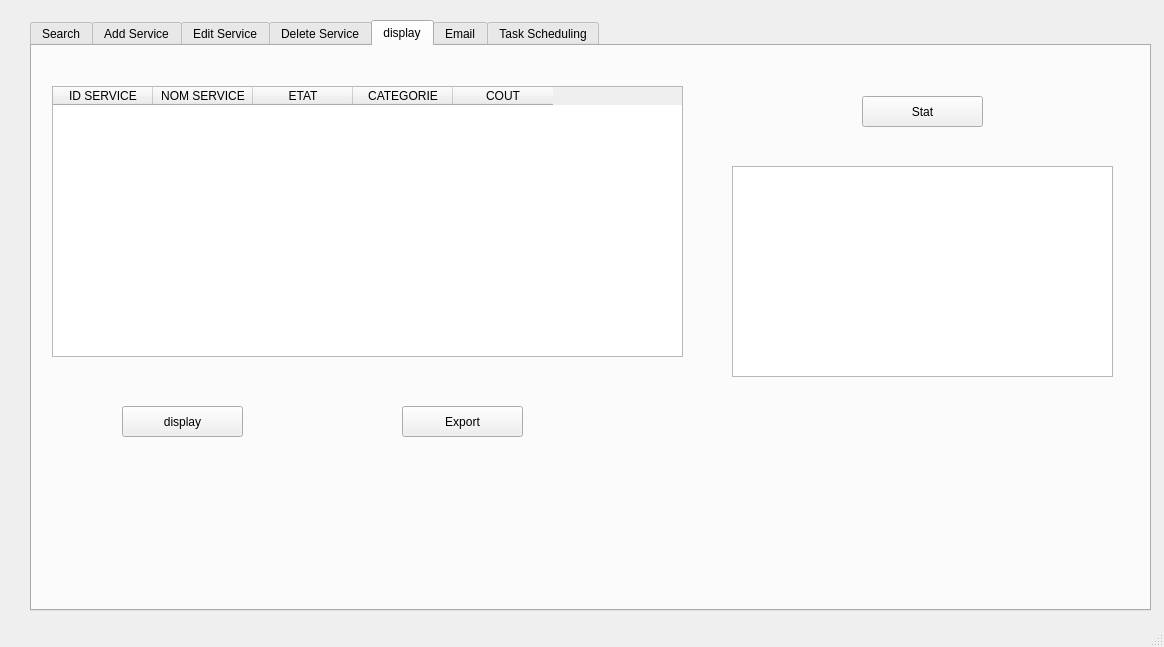
<?xml version="1.0" encoding="UTF-8"?>
<ui version="4.0">
 <class>mainservice</class>
 <widget class="QMainWindow" name="mainservice">
  <property name="geometry">
   <rect>
    <x>0</x>
    <y>0</y>
    <width>1164</width>
    <height>647</height>
   </rect>
  </property>
  <property name="windowTitle">
   <string>mainservice</string>
  </property>
  <widget class="QWidget" name="centralwidget">
   <widget class="QTabWidget" name="tabWidget">
    <property name="geometry">
     <rect>
      <x>30</x>
      <y>20</y>
      <width>1121</width>
      <height>591</height>
     </rect>
    </property>
    <property name="currentIndex">
     <number>4</number>
    </property>
    <widget class="QWidget" name="tab_6">
     <attribute name="title">
      <string>Search</string>
     </attribute>
     <widget class="QLineEdit" name="lineEdit_sr">
      <property name="geometry">
       <rect>
        <x>250</x>
        <y>40</y>
        <width>221</width>
        <height>28</height>
       </rect>
      </property>
     </widget>
     <widget class="QLabel" name="label">
      <property name="geometry">
       <rect>
        <x>90</x>
        <y>40</y>
        <width>121</width>
        <height>21</height>
       </rect>
      </property>
      <property name="sizePolicy">
       <sizepolicy hsizetype="Preferred" vsizetype="Preferred">
        <horstretch>5</horstretch>
        <verstretch>0</verstretch>
       </sizepolicy>
      </property>
      <property name="font">
       <font>
        <pointsize>11</pointsize>
        <bold>true</bold>
       </font>
      </property>
      <property name="text">
       <string>Serivce ID :</string>
      </property>
     </widget>
     <widget class="QPushButton" name="pushButton_afficher">
      <property name="geometry">
       <rect>
        <x>560</x>
        <y>40</y>
        <width>121</width>
        <height>31</height>
       </rect>
      </property>
      <property name="text">
       <string>Search</string>
      </property>
     </widget>
     <widget class="QTableWidget" name="tableWidget">
      <property name="geometry">
       <rect>
        <x>60</x>
        <y>150</y>
        <width>631</width>
        <height>271</height>
       </rect>
      </property>
      <column>
       <property name="text">
        <string>ID SERVICE</string>
       </property>
      </column>
      <column>
       <property name="text">
        <string>NOM SERVICE</string>
       </property>
      </column>
      <column>
       <property name="text">
        <string>ETAT</string>
       </property>
      </column>
      <column>
       <property name="text">
        <string>CATEGORIE</string>
       </property>
      </column>
      <column>
       <property name="text">
        <string>COUT</string>
       </property>
      </column>
     </widget>
    </widget>
    <widget class="QWidget" name="tab_3">
     <attribute name="title">
      <string>Add Service</string>
     </attribute>
     <widget class="QLabel" name="label_2">
      <property name="geometry">
       <rect>
        <x>70</x>
        <y>50</y>
        <width>121</width>
        <height>21</height>
       </rect>
      </property>
      <property name="sizePolicy">
       <sizepolicy hsizetype="Preferred" vsizetype="Preferred">
        <horstretch>5</horstretch>
        <verstretch>0</verstretch>
       </sizepolicy>
      </property>
      <property name="font">
       <font>
        <pointsize>11</pointsize>
        <bold>true</bold>
       </font>
      </property>
      <property name="text">
       <string>Serivce ID :</string>
      </property>
     </widget>
     <widget class="QLabel" name="label_3">
      <property name="geometry">
       <rect>
        <x>70</x>
        <y>110</y>
        <width>141</width>
        <height>21</height>
       </rect>
      </property>
      <property name="sizePolicy">
       <sizepolicy hsizetype="Preferred" vsizetype="Preferred">
        <horstretch>5</horstretch>
        <verstretch>0</verstretch>
       </sizepolicy>
      </property>
      <property name="font">
       <font>
        <pointsize>11</pointsize>
        <bold>true</bold>
       </font>
      </property>
      <property name="text">
       <string>NOM SERVICE :</string>
      </property>
     </widget>
     <widget class="QLabel" name="label_4">
      <property name="geometry">
       <rect>
        <x>70</x>
        <y>160</y>
        <width>121</width>
        <height>21</height>
       </rect>
      </property>
      <property name="sizePolicy">
       <sizepolicy hsizetype="Preferred" vsizetype="Preferred">
        <horstretch>5</horstretch>
        <verstretch>0</verstretch>
       </sizepolicy>
      </property>
      <property name="font">
       <font>
        <pointsize>11</pointsize>
        <bold>true</bold>
       </font>
      </property>
      <property name="text">
       <string>ETAT :</string>
      </property>
     </widget>
     <widget class="QLabel" name="label_5">
      <property name="geometry">
       <rect>
        <x>70</x>
        <y>230</y>
        <width>121</width>
        <height>21</height>
       </rect>
      </property>
      <property name="sizePolicy">
       <sizepolicy hsizetype="Preferred" vsizetype="Preferred">
        <horstretch>5</horstretch>
        <verstretch>0</verstretch>
       </sizepolicy>
      </property>
      <property name="font">
       <font>
        <pointsize>11</pointsize>
        <bold>true</bold>
       </font>
      </property>
      <property name="text">
       <string>CATEGORIE :</string>
      </property>
     </widget>
     <widget class="QLabel" name="label_6">
      <property name="geometry">
       <rect>
        <x>70</x>
        <y>300</y>
        <width>121</width>
        <height>21</height>
       </rect>
      </property>
      <property name="sizePolicy">
       <sizepolicy hsizetype="Preferred" vsizetype="Preferred">
        <horstretch>5</horstretch>
        <verstretch>0</verstretch>
       </sizepolicy>
      </property>
      <property name="font">
       <font>
        <pointsize>11</pointsize>
        <bold>true</bold>
       </font>
      </property>
      <property name="text">
       <string>COUT :</string>
      </property>
     </widget>
     <widget class="QLineEdit" name="lineEdit_id">
      <property name="geometry">
       <rect>
        <x>300</x>
        <y>50</y>
        <width>221</width>
        <height>28</height>
       </rect>
      </property>
     </widget>
     <widget class="QLineEdit" name="lineEdit_nom">
      <property name="geometry">
       <rect>
        <x>300</x>
        <y>110</y>
        <width>221</width>
        <height>28</height>
       </rect>
      </property>
     </widget>
     <widget class="QLineEdit" name="lineEdit_etat">
      <property name="geometry">
       <rect>
        <x>300</x>
        <y>160</y>
        <width>221</width>
        <height>28</height>
       </rect>
      </property>
     </widget>
     <widget class="QLineEdit" name="lineEdit_categorie">
      <property name="geometry">
       <rect>
        <x>300</x>
        <y>230</y>
        <width>221</width>
        <height>28</height>
       </rect>
      </property>
     </widget>
     <widget class="QLineEdit" name="lineEdit_cout">
      <property name="geometry">
       <rect>
        <x>300</x>
        <y>300</y>
        <width>221</width>
        <height>28</height>
       </rect>
      </property>
     </widget>
     <widget class="QPushButton" name="pushButton_ajouter">
      <property name="geometry">
       <rect>
        <x>640</x>
        <y>400</y>
        <width>86</width>
        <height>29</height>
       </rect>
      </property>
      <property name="text">
       <string>ADD</string>
      </property>
     </widget>
    </widget>
    <widget class="QWidget" name="tab_4">
     <attribute name="title">
      <string>Edit Service</string>
     </attribute>
     <widget class="QLabel" name="label_7">
      <property name="geometry">
       <rect>
        <x>160</x>
        <y>60</y>
        <width>121</width>
        <height>21</height>
       </rect>
      </property>
      <property name="sizePolicy">
       <sizepolicy hsizetype="Preferred" vsizetype="Preferred">
        <horstretch>5</horstretch>
        <verstretch>0</verstretch>
       </sizepolicy>
      </property>
      <property name="font">
       <font>
        <pointsize>11</pointsize>
        <bold>true</bold>
       </font>
      </property>
      <property name="text">
       <string>Serivce ID :</string>
      </property>
     </widget>
     <widget class="QLineEdit" name="lineEdit_id_ed">
      <property name="geometry">
       <rect>
        <x>360</x>
        <y>60</y>
        <width>221</width>
        <height>28</height>
       </rect>
      </property>
     </widget>
     <widget class="QLabel" name="label_8">
      <property name="geometry">
       <rect>
        <x>70</x>
        <y>160</y>
        <width>121</width>
        <height>21</height>
       </rect>
      </property>
      <property name="sizePolicy">
       <sizepolicy hsizetype="Preferred" vsizetype="Preferred">
        <horstretch>5</horstretch>
        <verstretch>0</verstretch>
       </sizepolicy>
      </property>
      <property name="font">
       <font>
        <pointsize>11</pointsize>
        <bold>true</bold>
       </font>
      </property>
      <property name="text">
       <string>ETAT :</string>
      </property>
     </widget>
     <widget class="QLineEdit" name="lineEdit__etat_ed">
      <property name="geometry">
       <rect>
        <x>280</x>
        <y>160</y>
        <width>221</width>
        <height>28</height>
       </rect>
      </property>
     </widget>
     <widget class="QLineEdit" name="lineEdit_cout_ed">
      <property name="geometry">
       <rect>
        <x>280</x>
        <y>270</y>
        <width>221</width>
        <height>28</height>
       </rect>
      </property>
     </widget>
     <widget class="QLabel" name="label_10">
      <property name="geometry">
       <rect>
        <x>70</x>
        <y>270</y>
        <width>121</width>
        <height>21</height>
       </rect>
      </property>
      <property name="sizePolicy">
       <sizepolicy hsizetype="Preferred" vsizetype="Preferred">
        <horstretch>5</horstretch>
        <verstretch>0</verstretch>
       </sizepolicy>
      </property>
      <property name="font">
       <font>
        <pointsize>11</pointsize>
        <bold>true</bold>
       </font>
      </property>
      <property name="text">
       <string>COUT :</string>
      </property>
     </widget>
     <widget class="QPushButton" name="pushButton_edit">
      <property name="geometry">
       <rect>
        <x>590</x>
        <y>200</y>
        <width>121</width>
        <height>31</height>
       </rect>
      </property>
      <property name="text">
       <string>EDIT</string>
      </property>
     </widget>
    </widget>
    <widget class="QWidget" name="tab_5">
     <attribute name="title">
      <string>Delete Service</string>
     </attribute>
     <widget class="QLabel" name="label_9">
      <property name="geometry">
       <rect>
        <x>170</x>
        <y>140</y>
        <width>121</width>
        <height>21</height>
       </rect>
      </property>
      <property name="sizePolicy">
       <sizepolicy hsizetype="Preferred" vsizetype="Preferred">
        <horstretch>5</horstretch>
        <verstretch>0</verstretch>
       </sizepolicy>
      </property>
      <property name="font">
       <font>
        <pointsize>11</pointsize>
        <bold>true</bold>
       </font>
      </property>
      <property name="text">
       <string>Serivce ID :</string>
      </property>
     </widget>
     <widget class="QLineEdit" name="lineEdit_idSP">
      <property name="geometry">
       <rect>
        <x>370</x>
        <y>140</y>
        <width>221</width>
        <height>28</height>
       </rect>
      </property>
     </widget>
     <widget class="QPushButton" name="pushButton_supprimer">
      <property name="geometry">
       <rect>
        <x>330</x>
        <y>280</y>
        <width>121</width>
        <height>31</height>
       </rect>
      </property>
      <property name="text">
       <string>DELETE</string>
      </property>
     </widget>
    </widget>
    <widget class="QWidget" name="tab">
     <attribute name="title">
      <string>display</string>
     </attribute>
     <widget class="QTableWidget" name="tableWidget_2">
      <property name="geometry">
       <rect>
        <x>20</x>
        <y>40</y>
        <width>631</width>
        <height>271</height>
       </rect>
      </property>
      <column>
       <property name="text">
        <string>ID SERVICE</string>
       </property>
      </column>
      <column>
       <property name="text">
        <string>NOM SERVICE</string>
       </property>
      </column>
      <column>
       <property name="text">
        <string>ETAT</string>
       </property>
      </column>
      <column>
       <property name="text">
        <string>CATEGORIE</string>
       </property>
      </column>
      <column>
       <property name="text">
        <string>COUT</string>
       </property>
      </column>
     </widget>
     <widget class="QPushButton" name="pushButton_display">
      <property name="geometry">
       <rect>
        <x>90</x>
        <y>360</y>
        <width>121</width>
        <height>31</height>
       </rect>
      </property>
      <property name="text">
       <string>display</string>
      </property>
     </widget>
     <widget class="QPushButton" name="pushButton_exportpdf">
      <property name="geometry">
       <rect>
        <x>370</x>
        <y>360</y>
        <width>121</width>
        <height>31</height>
       </rect>
      </property>
      <property name="text">
       <string>Export</string>
      </property>
     </widget>
     <widget class="QPushButton" name="pushButton_Stat">
      <property name="geometry">
       <rect>
        <x>830</x>
        <y>50</y>
        <width>121</width>
        <height>31</height>
       </rect>
      </property>
      <property name="text">
       <string>Stat</string>
      </property>
     </widget>
     <widget class="QTableView" name="tableView_stat">
      <property name="geometry">
       <rect>
        <x>700</x>
        <y>120</y>
        <width>381</width>
        <height>211</height>
       </rect>
      </property>
     </widget>
    </widget>
    <widget class="QWidget" name="tab_2">
     <attribute name="title">
      <string>Email</string>
     </attribute>
     <widget class="QPushButton" name="DeliveryConfirmation">
      <property name="geometry">
       <rect>
        <x>942</x>
        <y>20</y>
        <width>161</width>
        <height>29</height>
       </rect>
      </property>
      <property name="text">
       <string>Delivery Confirmation</string>
      </property>
     </widget>
     <widget class="QPushButton" name="btnRoomCleaned">
      <property name="geometry">
       <rect>
        <x>10</x>
        <y>20</y>
        <width>131</width>
        <height>29</height>
       </rect>
      </property>
      <property name="text">
       <string>Room Cleaned</string>
      </property>
     </widget>
     <widget class="QPushButton" name="InventoryAlert">
      <property name="geometry">
       <rect>
        <x>770</x>
        <y>20</y>
        <width>141</width>
        <height>29</height>
       </rect>
      </property>
      <property name="text">
       <string>Inventory Alert</string>
      </property>
     </widget>
     <widget class="QPushButton" name="DealsPromotions">
      <property name="geometry">
       <rect>
        <x>190</x>
        <y>20</y>
        <width>131</width>
        <height>29</height>
       </rect>
      </property>
      <property name="text">
       <string>Deals Promotions</string>
      </property>
     </widget>
     <widget class="QPushButton" name="DealsPromotions_2">
      <property name="geometry">
       <rect>
        <x>570</x>
        <y>20</y>
        <width>131</width>
        <height>29</height>
       </rect>
      </property>
      <property name="text">
       <string>Deals Promotions</string>
      </property>
     </widget>
     <widget class="QPushButton" name="ShiftNotifications">
      <property name="geometry">
       <rect>
        <x>370</x>
        <y>20</y>
        <width>141</width>
        <height>29</height>
       </rect>
      </property>
      <property name="text">
       <string>Shift Notifications</string>
      </property>
     </widget>
     <widget class="QLineEdit" name="lineEdit_subject">
      <property name="geometry">
       <rect>
        <x>340</x>
        <y>160</y>
        <width>431</width>
        <height>31</height>
       </rect>
      </property>
     </widget>
     <widget class="QLineEdit" name="lineEdit_recipient">
      <property name="geometry">
       <rect>
        <x>340</x>
        <y>100</y>
        <width>431</width>
        <height>28</height>
       </rect>
      </property>
     </widget>
     <widget class="QLabel" name="label_11">
      <property name="geometry">
       <rect>
        <x>240</x>
        <y>100</y>
        <width>91</width>
        <height>21</height>
       </rect>
      </property>
      <property name="sizePolicy">
       <sizepolicy hsizetype="Preferred" vsizetype="Preferred">
        <horstretch>5</horstretch>
        <verstretch>0</verstretch>
       </sizepolicy>
      </property>
      <property name="font">
       <font>
        <pointsize>11</pointsize>
        <bold>true</bold>
       </font>
      </property>
      <property name="text">
       <string>Recipients</string>
      </property>
     </widget>
     <widget class="QLabel" name="label_12">
      <property name="geometry">
       <rect>
        <x>240</x>
        <y>170</y>
        <width>71</width>
        <height>21</height>
       </rect>
      </property>
      <property name="sizePolicy">
       <sizepolicy hsizetype="Preferred" vsizetype="Preferred">
        <horstretch>5</horstretch>
        <verstretch>0</verstretch>
       </sizepolicy>
      </property>
      <property name="font">
       <font>
        <pointsize>11</pointsize>
        <bold>true</bold>
       </font>
      </property>
      <property name="text">
       <string>Subject</string>
      </property>
     </widget>
     <widget class="QLabel" name="label_13">
      <property name="geometry">
       <rect>
        <x>240</x>
        <y>220</y>
        <width>61</width>
        <height>21</height>
       </rect>
      </property>
      <property name="sizePolicy">
       <sizepolicy hsizetype="Preferred" vsizetype="Preferred">
        <horstretch>5</horstretch>
        <verstretch>0</verstretch>
       </sizepolicy>
      </property>
      <property name="font">
       <font>
        <pointsize>11</pointsize>
        <bold>true</bold>
       </font>
      </property>
      <property name="text">
       <string>Body</string>
      </property>
     </widget>
     <widget class="QPushButton" name="pushButton_sendEmail">
      <property name="geometry">
       <rect>
        <x>930</x>
        <y>450</y>
        <width>83</width>
        <height>29</height>
       </rect>
      </property>
      <property name="text">
       <string>send</string>
      </property>
     </widget>
     <widget class="QTextEdit" name="textEdit">
      <property name="geometry">
       <rect>
        <x>340</x>
        <y>230</y>
        <width>431</width>
        <height>271</height>
       </rect>
      </property>
     </widget>
    </widget>
    <widget class="QWidget" name="tab_7">
     <attribute name="title">
      <string>Task Scheduling</string>
     </attribute>
     <widget class="QCalendarWidget" name="calendarWidget">
      <property name="geometry">
       <rect>
        <x>10</x>
        <y>10</y>
        <width>581</width>
        <height>521</height>
       </rect>
      </property>
     </widget>
     <widget class="QLineEdit" name="lineEdit_eventName">
      <property name="geometry">
       <rect>
        <x>730</x>
        <y>40</y>
        <width>221</width>
        <height>28</height>
       </rect>
      </property>
     </widget>
     <widget class="QTextEdit" name="textEdit_description">
      <property name="geometry">
       <rect>
        <x>730</x>
        <y>90</y>
        <width>221</width>
        <height>131</height>
       </rect>
      </property>
     </widget>
     <widget class="QLabel" name="label_14">
      <property name="geometry">
       <rect>
        <x>780</x>
        <y>10</y>
        <width>121</width>
        <height>21</height>
       </rect>
      </property>
      <property name="sizePolicy">
       <sizepolicy hsizetype="Preferred" vsizetype="Preferred">
        <horstretch>5</horstretch>
        <verstretch>0</verstretch>
       </sizepolicy>
      </property>
      <property name="font">
       <font>
        <pointsize>11</pointsize>
        <bold>true</bold>
       </font>
      </property>
      <property name="text">
       <string>Add Event </string>
      </property>
     </widget>
     <widget class="QLabel" name="label_15">
      <property name="geometry">
       <rect>
        <x>600</x>
        <y>40</y>
        <width>121</width>
        <height>21</height>
       </rect>
      </property>
      <property name="sizePolicy">
       <sizepolicy hsizetype="Preferred" vsizetype="Preferred">
        <horstretch>5</horstretch>
        <verstretch>0</verstretch>
       </sizepolicy>
      </property>
      <property name="font">
       <font>
        <pointsize>11</pointsize>
        <bold>true</bold>
       </font>
      </property>
      <property name="text">
       <string>Event Name</string>
      </property>
     </widget>
     <widget class="QLabel" name="label_16">
      <property name="geometry">
       <rect>
        <x>600</x>
        <y>130</y>
        <width>121</width>
        <height>21</height>
       </rect>
      </property>
      <property name="sizePolicy">
       <sizepolicy hsizetype="Preferred" vsizetype="Preferred">
        <horstretch>5</horstretch>
        <verstretch>0</verstretch>
       </sizepolicy>
      </property>
      <property name="font">
       <font>
        <pointsize>11</pointsize>
        <bold>true</bold>
       </font>
      </property>
      <property name="text">
       <string>Description</string>
      </property>
     </widget>
     <widget class="QLabel" name="label_17">
      <property name="geometry">
       <rect>
        <x>780</x>
        <y>230</y>
        <width>121</width>
        <height>21</height>
       </rect>
      </property>
      <property name="sizePolicy">
       <sizepolicy hsizetype="Preferred" vsizetype="Preferred">
        <horstretch>5</horstretch>
        <verstretch>0</verstretch>
       </sizepolicy>
      </property>
      <property name="font">
       <font>
        <pointsize>11</pointsize>
        <bold>true</bold>
       </font>
      </property>
      <property name="text">
       <string>Search Event </string>
      </property>
     </widget>
     <widget class="QLineEdit" name="lineEdit_search">
      <property name="geometry">
       <rect>
        <x>640</x>
        <y>270</y>
        <width>221</width>
        <height>28</height>
       </rect>
      </property>
     </widget>
     <widget class="QPushButton" name="searchevent">
      <property name="geometry">
       <rect>
        <x>890</x>
        <y>270</y>
        <width>121</width>
        <height>31</height>
       </rect>
      </property>
      <property name="text">
       <string>Search</string>
      </property>
     </widget>
     <widget class="QTextEdit" name="textEdit_eventDetails">
      <property name="geometry">
       <rect>
        <x>670</x>
        <y>350</y>
        <width>351</width>
        <height>181</height>
       </rect>
      </property>
     </widget>
     <widget class="QLabel" name="label_18">
      <property name="geometry">
       <rect>
        <x>810</x>
        <y>320</y>
        <width>61</width>
        <height>21</height>
       </rect>
      </property>
      <property name="sizePolicy">
       <sizepolicy hsizetype="Preferred" vsizetype="Preferred">
        <horstretch>5</horstretch>
        <verstretch>0</verstretch>
       </sizepolicy>
      </property>
      <property name="font">
       <font>
        <pointsize>11</pointsize>
        <bold>true</bold>
       </font>
      </property>
      <property name="text">
       <string>Event</string>
      </property>
     </widget>
     <widget class="QPushButton" name="AddEvent">
      <property name="geometry">
       <rect>
        <x>990</x>
        <y>110</y>
        <width>83</width>
        <height>29</height>
       </rect>
      </property>
      <property name="text">
       <string>ADD</string>
      </property>
     </widget>
    </widget>
   </widget>
  </widget>
  <widget class="QStatusBar" name="statusbar"/>
 </widget>
 <resources/>
 <connections/>
</ui>
